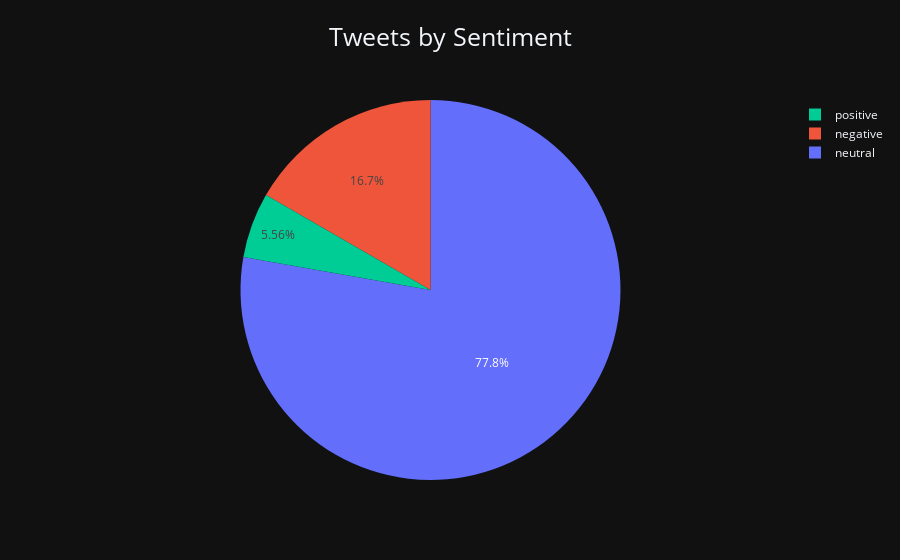

Source (notebook cell):
### Code cell
sp.sent_pie(source = "Tweets", model = "FinBERT",  ticker = "BTC", query = "bitcoin OR BTC AND crypto").show()

### Figure 1 — Plotly figure (JSON) as saved in the notebook; plotly's stock layout.template omitted (floating-point values rounded to 4 significant figures)
{"data": [{"domain": {"x": [0, 1], "y": [0, 1]}, "hovertemplate": "tweet_FinBERT=%{label}<br>count=%{value}<extra></extra>", "labels": ["negative", "neutral", "neutral", "negative", "neutral", "neutral", "negative", "neutral", "negative", "neutral", "positive", "negative", "neutral", "neutral", "positive", "neutral"], "legendgroup": "", "name": "", "showlegend": true, "type": "pie", "values": [2, 5, 1, 1, 1, 2, 1, 1, 1, 1, 1, 1, 2, 6, 1, 9]}], "layout": {"legend": {"tracegroupgap": 0, "traceorder": "reversed"}, "title": {"font": {"size": 25}, "text": "Tweets by Sentiment", "x": 0.5, "xanchor": "center", "y": 0.95, "yanchor": "top"}}}
